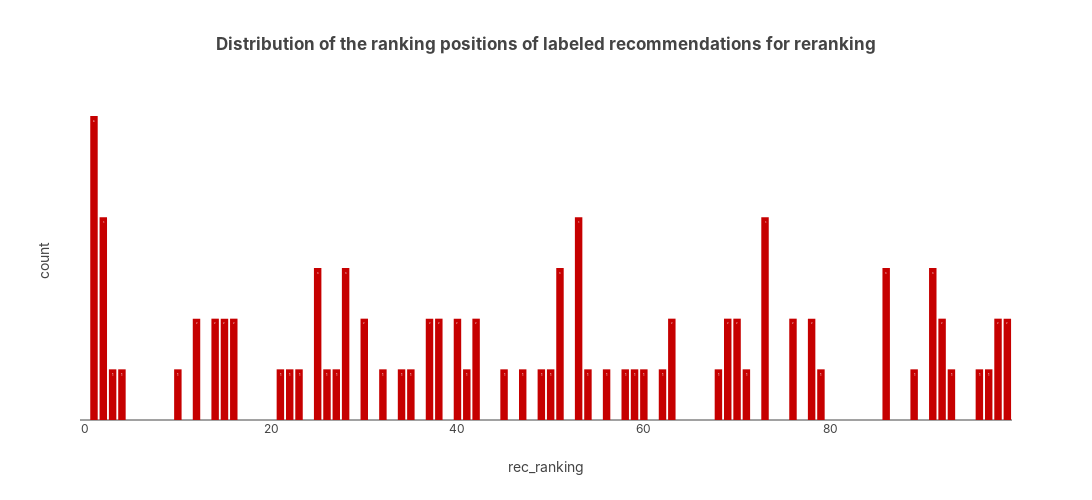

This figure's notebook cell:
### Code cell
_df = reranking_recs_target.loc[lambda df: df['rating_rank'].eq(1) & df['rec_ranking'].lt(cmparams.top_K + 1)]
plot_rec_ranking_histogram(_df, 'reranking')

### Figure 1 — Plotly figure (JSON) as saved in the notebook; plotly's stock layout.template omitted (floating-point values rounded to 4 significant figures)
{"data": [{"alignmentgroup": "True", "hovertemplate": "rec_ranking=%{x}<br>count=%{y}<extra></extra>", "legendgroup": "", "marker": {"color": "#c60000", "pattern": {"shape": ""}}, "name": "", "offsetgroup": "", "orientation": "v", "showlegend": false, "textposition": "auto", "texttemplate": "%{y}", "type": "bar", "x": [0, 1, 2, 3, 4, 5, 6, 7, 8, 9, 10, 11, 12, 13, 14, 15, 16, 17, 18, 19, 20, 21, 22, 23, 24, 25, 26, 27, 28, 29, 30, 31, 32, 33, 34, 35, 36, 37, 38, 39, 40, 41, 42, 43, 44, 45, 46, 47, 48, 49, 50, 51, 52, 53, 54, 55, 56, 57, 58, 59, 60, 61, 62, 63, 64, 65, 66, 67, 68, 69, 70, 71, 72, 73, 74, 75, 76, 77, 78, 79, 80, 81, 82, 83, 84, 85, 86, 87, 88, 89, 90, 91, 92, 93, 94, 95, 96, 97, 98, 99], "xaxis": "x", "y": [0, 6, 4, 1, 1, 0, 0, 0, 0, 0, 1, 0, 2, 0, 2, 2, 2, 0, 0, 0, 0, 1, 1, 1, 0, 3, 1, 1, 3, 0, 2, 0, 1, 0, 1, 1, 0, 2, 2, 0, 2, 1, 2, 0, 0, 1, 0, 1, 0, 1, 1, 3, 0, 4, 1, 0, 1, 0, 1, 1, 1, 0, 1, 2, 0, 0, 0, 0, 1, 2, 2, 1, 0, 4, 0, 0, 2, 0, 2, 1, 0, 0, 0, 0, 0, 0, 3, 0, 0, 1, 0, 3, 2, 1, 0, 0, 1, 1, 2, 2], "yaxis": "y"}], "layout": {"barmode": "relative", "height": 500, "legend": {"tracegroupgap": 0}, "title": {"text": "Distribution of the ranking positions of labeled recommendations for reranking"}, "width": 1300, "xaxis": {"anchor": "y", "autorange": true, "domain": [0, 1], "range": [-0.5, 99.5], "showspikes": false, "title": {"text": "rec_ranking"}, "type": "linear"}, "yaxis": {"anchor": "x", "autorange": true, "domain": [0, 1], "range": [0, 6.316], "showspikes": false, "title": {"text": "count"}, "type": "linear"}}}
